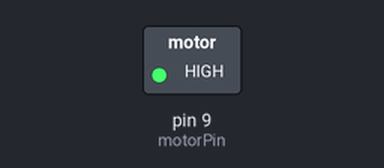
This sketch was run on a simulated Arduino Uno, built with avr-gcc and run on an emulated ATmega328P. On the bench: switched loads named in the sketch (green lamp = pin HIGH).

Above: at 1.5 s.
At 4.0 s:
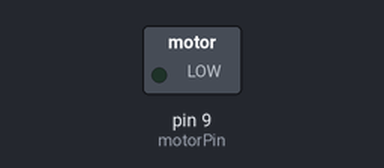
Timing chart, 0 to 6.5 s (numbered marks = the images above):
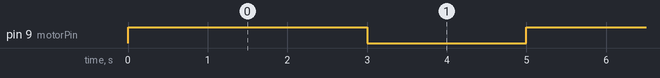

Measured:
- by itself, pin 9 (motorPin): alternates HIGH for 3.0 s and LOW for 2.0 s

The sketch:

motor_control.ino
```cpp
int motorPin = 9;

void setup() {
  pinMode(motorPin, OUTPUT);
}

void loop() {
  // Motor ON for 3 seconds
  digitalWrite(motorPin, HIGH);
  delay(3000);

  // Motor OFF for 2 seconds
  digitalWrite(motorPin, LOW);
  delay(2000);
}
```
